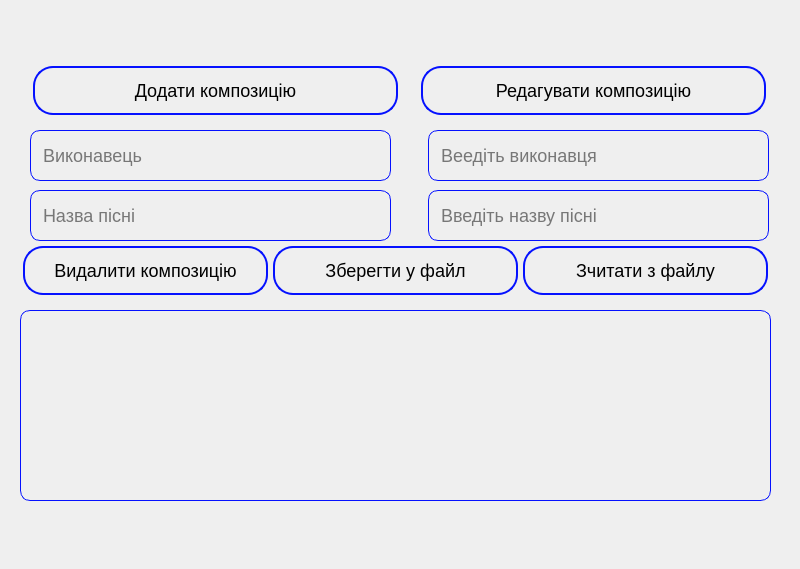
<?xml version="1.0" encoding="UTF-8"?>
<ui version="4.0">
 <class>MainWindow</class>
 <widget class="QMainWindow" name="MainWindow">
  <property name="geometry">
   <rect>
    <x>0</x>
    <y>0</y>
    <width>800</width>
    <height>569</height>
   </rect>
  </property>
  <property name="font">
   <font>
    <pointsize>12</pointsize>
   </font>
  </property>
  <property name="windowTitle">
   <string>Музичний каталог</string>
  </property>
  <widget class="QWidget" name="centralwidget">
   <widget class="QPushButton" name="addPassButton">
    <property name="geometry">
     <rect>
      <x>30</x>
      <y>60</y>
      <width>371</width>
      <height>61</height>
     </rect>
    </property>
    <property name="cursor">
     <cursorShape>PointingHandCursor</cursorShape>
    </property>
    <property name="styleSheet">
     <string notr="true">QPushButton {
    background-color: ;
    border: 2px solid #0511ff;
    color: #000000;
    padding: 12px 28px;
    text-align: center;
    text-decoration: none;
    display: inline-block;
    font-size: 18px;
    margin: 6px 3px;
    cursor: pointer;
    border-radius: 20px;
}
QPushButton:hover {
    background-color: #03fbff;
    color: white;
}
</string>
    </property>
    <property name="text">
     <string>Додати композицію</string>
    </property>
   </widget>
   <widget class="QLineEdit" name="addMusicTitleLineEdit">
    <property name="geometry">
     <rect>
      <x>30</x>
      <y>130</y>
      <width>361</width>
      <height>51</height>
     </rect>
    </property>
    <property name="styleSheet">
     <string notr="true">QLineEdit {
    background-color: transparent;
    font-size: 18px;
    border: 2px solid #0511ff;
    color: #000000;
    padding: 10px;
    border-radius: 10px;
    border: 1px solid #0511ff;
}

QLineEdit:focus {
    border-color: #0511ff;
    border-width: 3px;
}
</string>
    </property>
    <property name="text">
     <string/>
    </property>
    <property name="placeholderText">
     <string>Виконавець</string>
    </property>
   </widget>
   <widget class="QLineEdit" name="addMusicValueLineEdit">
    <property name="geometry">
     <rect>
      <x>30</x>
      <y>190</y>
      <width>361</width>
      <height>51</height>
     </rect>
    </property>
    <property name="styleSheet">
     <string notr="true">QLineEdit {
    background-color: transparent;
    font-size: 18px;
    border: 2px solid #FF6347;
    color: #000000;
    padding: 10px;
    border-radius: 10px;
    border: 1px solid #0511ff;
}

QLineEdit:focus {
    border-color: #0511ff;
    border-width: 3px;
}
</string>
    </property>
    <property name="text">
     <string/>
    </property>
    <property name="placeholderText">
     <string>Назва пісні</string>
    </property>
   </widget>
   <widget class="QPushButton" name="editPassButton">
    <property name="geometry">
     <rect>
      <x>418</x>
      <y>60</y>
      <width>351</width>
      <height>61</height>
     </rect>
    </property>
    <property name="cursor">
     <cursorShape>PointingHandCursor</cursorShape>
    </property>
    <property name="styleSheet">
     <string notr="true">QPushButton {
    background-color: transparent;
    border: 2px solid #0511ff;
    color: #000000;
    padding: 12px 28px;
    text-align: center;
    text-decoration: none;
    display: inline-block;
    font-size: 18px;
    margin: 6px 3px;
    cursor: pointer;
    border-radius: 20px;
}
QPushButton:hover {
    background-color: #03fbff;
    color: white;
}
</string>
    </property>
    <property name="text">
     <string>Редагувати композицію</string>
    </property>
   </widget>
   <widget class="QLineEdit" name="editMusicTitleLineEdit">
    <property name="geometry">
     <rect>
      <x>428</x>
      <y>130</y>
      <width>341</width>
      <height>51</height>
     </rect>
    </property>
    <property name="styleSheet">
     <string notr="true">QLineEdit {
    background-color: transparent;
    font-size: 18px;
    border: 2px solid #FF6347;
    color: #000000;
    padding: 10px;
    border-radius: 10px;
    border: 1px solid #0511ff;
}

QLineEdit:focus {
    border-color: #0511ff;
    border-width: 3px;
}
</string>
    </property>
    <property name="placeholderText">
     <string>Веедіть виконавця</string>
    </property>
   </widget>
   <widget class="QLineEdit" name="editMusicValueLineEdit">
    <property name="geometry">
     <rect>
      <x>428</x>
      <y>190</y>
      <width>341</width>
      <height>51</height>
     </rect>
    </property>
    <property name="styleSheet">
     <string notr="true">QLineEdit {
    background-color: transparent;
    font-size: 18px;
    border: 2px solid #FF6347;
    color: #000000;
    padding: 10px;
    border-radius: 10px;
    border: 1px solid #0511ff;
}

QLineEdit:focus {
    border-color: #0511ff;
    border-width: 3px;
}
</string>
    </property>
    <property name="placeholderText">
     <string>Введіть назву пісні</string>
    </property>
   </widget>
   <widget class="QListWidget" name="musicListWidget">
    <property name="geometry">
     <rect>
      <x>20</x>
      <y>310</y>
      <width>751</width>
      <height>191</height>
     </rect>
    </property>
    <property name="styleSheet">
     <string notr="true">QListWidget {
    background-color: transparent;
    border: 2px solid #FF6347;
    color: black;
    padding: 10px;
    border-radius: 10px;
    border: 1px solid #0511ff;
}

QListWidget::item {
    padding: 5px;
}

QListWidget::item:selected {
    background-color: #03fbff;
    color: black;
}
</string>
    </property>
   </widget>
   <widget class="QPushButton" name="deletePassButton">
    <property name="geometry">
     <rect>
      <x>20</x>
      <y>240</y>
      <width>251</width>
      <height>61</height>
     </rect>
    </property>
    <property name="palette">
     <palette>
      <active>
       <colorrole role="WindowText">
        <brush brushstyle="SolidPattern">
         <color alpha="255">
          <red>0</red>
          <green>0</green>
          <blue>0</blue>
         </color>
        </brush>
       </colorrole>
       <colorrole role="Button">
        <brush brushstyle="SolidPattern">
         <color alpha="0">
          <red>0</red>
          <green>0</green>
          <blue>0</blue>
         </color>
        </brush>
       </colorrole>
       <colorrole role="Text">
        <brush brushstyle="SolidPattern">
         <color alpha="255">
          <red>0</red>
          <green>0</green>
          <blue>0</blue>
         </color>
        </brush>
       </colorrole>
       <colorrole role="ButtonText">
        <brush brushstyle="SolidPattern">
         <color alpha="255">
          <red>0</red>
          <green>0</green>
          <blue>0</blue>
         </color>
        </brush>
       </colorrole>
       <colorrole role="Base">
        <brush brushstyle="SolidPattern">
         <color alpha="0">
          <red>0</red>
          <green>0</green>
          <blue>0</blue>
         </color>
        </brush>
       </colorrole>
       <colorrole role="Window">
        <brush brushstyle="SolidPattern">
         <color alpha="0">
          <red>0</red>
          <green>0</green>
          <blue>0</blue>
         </color>
        </brush>
       </colorrole>
       <colorrole role="PlaceholderText">
        <brush brushstyle="SolidPattern">
         <color alpha="128">
          <red>0</red>
          <green>0</green>
          <blue>0</blue>
         </color>
        </brush>
       </colorrole>
      </active>
      <inactive>
       <colorrole role="WindowText">
        <brush brushstyle="SolidPattern">
         <color alpha="255">
          <red>0</red>
          <green>0</green>
          <blue>0</blue>
         </color>
        </brush>
       </colorrole>
       <colorrole role="Button">
        <brush brushstyle="SolidPattern">
         <color alpha="0">
          <red>0</red>
          <green>0</green>
          <blue>0</blue>
         </color>
        </brush>
       </colorrole>
       <colorrole role="Text">
        <brush brushstyle="SolidPattern">
         <color alpha="255">
          <red>0</red>
          <green>0</green>
          <blue>0</blue>
         </color>
        </brush>
       </colorrole>
       <colorrole role="ButtonText">
        <brush brushstyle="SolidPattern">
         <color alpha="255">
          <red>0</red>
          <green>0</green>
          <blue>0</blue>
         </color>
        </brush>
       </colorrole>
       <colorrole role="Base">
        <brush brushstyle="SolidPattern">
         <color alpha="0">
          <red>0</red>
          <green>0</green>
          <blue>0</blue>
         </color>
        </brush>
       </colorrole>
       <colorrole role="Window">
        <brush brushstyle="SolidPattern">
         <color alpha="0">
          <red>0</red>
          <green>0</green>
          <blue>0</blue>
         </color>
        </brush>
       </colorrole>
       <colorrole role="PlaceholderText">
        <brush brushstyle="SolidPattern">
         <color alpha="128">
          <red>0</red>
          <green>0</green>
          <blue>0</blue>
         </color>
        </brush>
       </colorrole>
      </inactive>
      <disabled>
       <colorrole role="WindowText">
        <brush brushstyle="SolidPattern">
         <color alpha="255">
          <red>0</red>
          <green>0</green>
          <blue>0</blue>
         </color>
        </brush>
       </colorrole>
       <colorrole role="Button">
        <brush brushstyle="SolidPattern">
         <color alpha="0">
          <red>0</red>
          <green>0</green>
          <blue>0</blue>
         </color>
        </brush>
       </colorrole>
       <colorrole role="Text">
        <brush brushstyle="SolidPattern">
         <color alpha="255">
          <red>0</red>
          <green>0</green>
          <blue>0</blue>
         </color>
        </brush>
       </colorrole>
       <colorrole role="ButtonText">
        <brush brushstyle="SolidPattern">
         <color alpha="255">
          <red>0</red>
          <green>0</green>
          <blue>0</blue>
         </color>
        </brush>
       </colorrole>
       <colorrole role="Base">
        <brush brushstyle="SolidPattern">
         <color alpha="0">
          <red>0</red>
          <green>0</green>
          <blue>0</blue>
         </color>
        </brush>
       </colorrole>
       <colorrole role="Window">
        <brush brushstyle="SolidPattern">
         <color alpha="0">
          <red>0</red>
          <green>0</green>
          <blue>0</blue>
         </color>
        </brush>
       </colorrole>
       <colorrole role="PlaceholderText">
        <brush brushstyle="SolidPattern">
         <color alpha="128">
          <red>0</red>
          <green>0</green>
          <blue>0</blue>
         </color>
        </brush>
       </colorrole>
      </disabled>
     </palette>
    </property>
    <property name="font">
     <font>
      <pointsize>-1</pointsize>
      <underline>false</underline>
      <strikeout>false</strikeout>
     </font>
    </property>
    <property name="cursor">
     <cursorShape>PointingHandCursor</cursorShape>
    </property>
    <property name="styleSheet">
     <string notr="true">QPushButton {
    background-color: transparent;
    border: 2px solid #0511ff;
    color: #000000;
    padding: 12px 28px;
    text-align: center;
    text-decoration: none;
    display: inline-block;
    font-size: 18px;
    margin: 6px 3px;
    cursor: pointer;
    border-radius: 20px;
}
QPushButton:hover {
    background-color: #03fbff;
    color: white;
}
</string>
    </property>
    <property name="text">
     <string>Видалити композицію</string>
    </property>
   </widget>
   <widget class="QPushButton" name="saveToFileButton">
    <property name="geometry">
     <rect>
      <x>270</x>
      <y>240</y>
      <width>251</width>
      <height>61</height>
     </rect>
    </property>
    <property name="cursor">
     <cursorShape>PointingHandCursor</cursorShape>
    </property>
    <property name="styleSheet">
     <string notr="true">QPushButton {
    background-color: transparent;
    border: 2px solid #0511ff;
    color: #000000;
    padding: 12px 28px;
    text-align: center;
    text-decoration: none;
    display: inline-block;
    font-size: 18px;
    margin: 6px 3px;
    cursor: pointer;
    border-radius: 20px;
}
QPushButton:hover {
    background-color: #03fbff;
    color: white;
}
</string>
    </property>
    <property name="text">
     <string>Зберегти у файл</string>
    </property>
   </widget>
   <widget class="QPushButton" name="loadFromFileButton">
    <property name="geometry">
     <rect>
      <x>520</x>
      <y>240</y>
      <width>251</width>
      <height>61</height>
     </rect>
    </property>
    <property name="cursor">
     <cursorShape>PointingHandCursor</cursorShape>
    </property>
    <property name="styleSheet">
     <string notr="true">QPushButton {
    background-color: transparent;
    border: 2px solid #0511ff;
    color: #000000;
    padding: 12px 28px;
    text-align: center;
    text-decoration: none;
    display: inline-block;
    font-size: 18px;
    margin: 6px 3px;
    cursor: pointer;
    border-radius: 20px;
}
QPushButton:hover {
    background-color: #03fbff;
    color: white;
}
</string>
    </property>
    <property name="text">
     <string>Зчитати з файлу</string>
    </property>
   </widget>
  </widget>
 </widget>
 <resources/>
 <connections/>
</ui>
